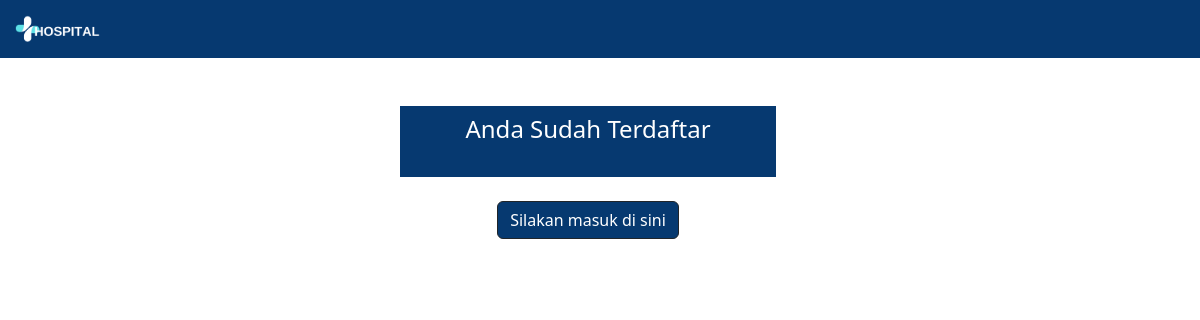
The page /terdaftar.php?message=home.php on the database as committed earlier.
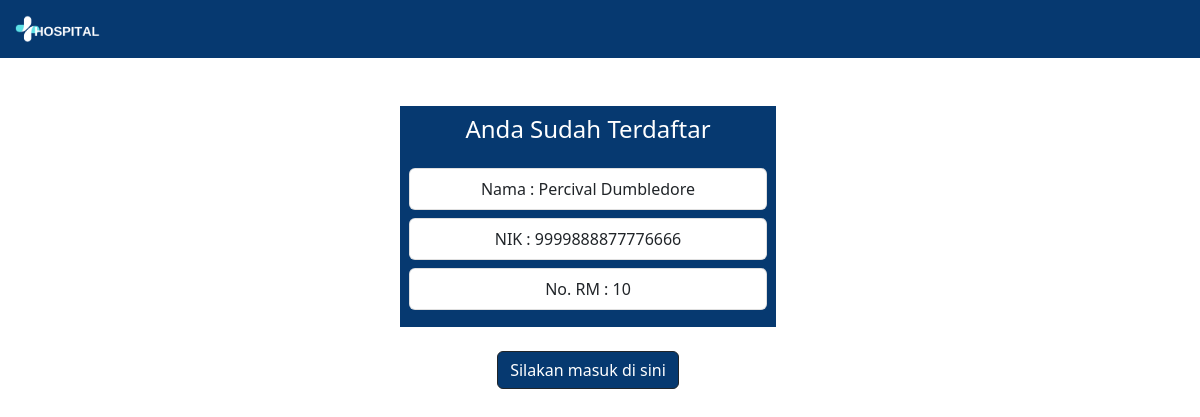
The same page on the database as committed later.
### tables this page shows
CREATE TABLE `pasien` (
  `no_rm` int(9) NOT NULL,
  `nik` varchar(16) NOT NULL,
  `nama` varchar(50) NOT NULL,
  `jenis_kelamin` char(1) NOT NULL,
  `tempat_lahir` varchar(20) NOT NULL,
  `tanggal_lahir` date NOT NULL,
  `goldar` varchar(2) NOT NULL,
  `agama` varchar(15) NOT NULL,
  `wn` varchar(20) NOT NULL,
  `status_kawin` varchar(11) NOT NULL,
  `no_wa` varchar(15) NOT NULL,
  `email` varchar(30) NOT NULL,
  `alamat` varchar(50) NOT NULL
);

### terdaftar.php (the view, shortened to what this page needs)
<?php
    include('koneksi.php');
	if(isset($_GET['message'])){
?>
<!DOCTYPE html>
<html>
<head>
	<link href="https://cdn.jsdelivr.net/npm/bootstrap@5.2.2/dist/css/bootstrap.min.css" rel="stylesheet">
</head>
<body>
	<nav class="navbar navbar-dark" style="background-color:#063970">
  	<div class="container-fluid">
  	  <a class="navbar-brand"><img src="Images/logo.png" style="height:30px" alt="HOSPITAL"></a>
  	</div>
	</nav>
    <div class="row" style="width:100vw">
    <div class="col-4">
    </div>
    <div class="col-4 mt-5">
        <div class="form-container">
        <center>
            <h4 class="text-white mb-4">Anda Sudah Terdaftar</h4>
            <?php
			  $query = mysqli_query($connect, "SELECT nama, nik, no_rm FROM pasien ORDER BY no_rm DESC LIMIT 1");
			  while ($data = mysqli_fetch_array($query)) {
          ?>
            <ul class="list-group mb-2">
                <li class="list-group-item"><?= "Nama   : ".$data['nama']; ?> </li>
            </ul>
            <ul class="list-group mb-2">
                <li class="list-group-item"><?= "NIK    : ".$data['nik']; ?></li>
            </ul>
            <ul class="list-group mb-2">
                <li class="list-group-item"><?= "No. RM : ".$data['no_rm']; ?></li>
            </ul>
			<?php } ?>
        </center>
        </div>
        <center>
            <div class="mt-4">
            <?php if ($_GET['message']=="berhasil") {?>
            <a href="login.php?message=inputberhasil" type="button" class="btn btn-dark btn-merkcolor">Untuk membuat janji temu dokter<br>Silakan masuk di sini</a>
            <?php }
            elseif ($_GET['message']=="home.php") {?>
            <a href="login.php" type="button" class="btn btn-dark btn-merkcolor">Silakan masuk di sini</a>
            <?php } ?>
            </div>
        </center>
    </div>
    <div class="col-4">
    </div>
    </div>
</body>
</html>
<?php }
    else{
        header("Location:input_pasien.php");
    }
?>

Rows that differ between the two databases and show on the page:
added pasien: nama "Percival Dumbledore", nik "9999888877776666", no_rm "10"
